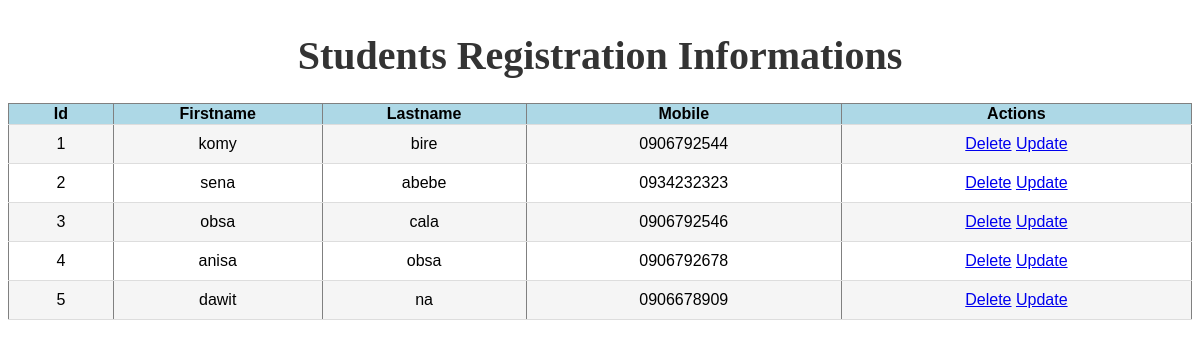
Screenshot of /process.php with the database file from the repository.
### tables this page shows
CREATE TABLE `students` (
  `id` int(11) NOT NULL,
  `firstname` varchar(50) DEFAULT NULL,
  `lastname` varchar(50) DEFAULT NULL,
  `mobile` varchar(50) DEFAULT NULL
);

### process.php (the view, shortened to what this page needs)
</head>
<body>
<h1>Students Registration Informations</h1>
</body>
</html>
<?php
$servername = "localhost";
$username = "root";
$password = "";
$dbname = "school_db";
$conn = new mysqli($servername, $username, $password, $dbname);
$sql = "SELECT * FROM students";
$result = $conn->query($sql);
if ($result->num_rows > 0) {
    echo "<table border='1'>";
    echo "<tr>";
    while ($row = $result->fetch_assoc()) {
        foreach ($row as $key => $value) {
            echo "<th>" . ucfirst($key) . "</th>";
        }
        echo "<th>Actions</th>";
        echo "</tr>";
        break;
    }
    $result->data_seek(0);
    while ($row = $result->fetch_assoc()) {
        echo "<tr>";
        foreach ($row as $value) {
            echo "<td>".$value."</td>";
        }
        echo "<td><a href='delete.php?id=" . $row['id'] . "'>Delete</a>
        <a href='update.php?id=" . $row['id'] . "'>Update</a></td>";
        echo "</tr>";
    }
    echo "</table>";
} else {
    echo "No data found in the database.";
}
?>

### process.php (style rules this page uses)
table { width: 100%; border-collapse: collapse; font-family: Arial, sans-serif; }
table,th,td { text-align:center; }
th { background-color:lightblue; }
tbody tr { border-bottom: 1px solid #ddd; }
tbody td { padding: 10px 15px; }
tbody tr:nth-of-type(even) { background-color: #f5f5f5; }
h1 { text-align: center; color: #333; font-size: 2.5rem; margin-top: 2rem; margin-bottom: 1.5rem; }
body { text-align:center; }

### rows the page displays
students: key "Id", key "Firstname", key "Lastname", key "Mobile", id "1", firstname "komy", lastname "bire", mobile "0906792544"
students: id "2", firstname "sena", lastname "abebe", mobile "0934232323"
students: id "3", firstname "obsa", lastname "cala", mobile "0906792546"
students: id "4", firstname "anisa", lastname "obsa", mobile "0906792678"
students: id "5", firstname "dawit", lastname "na", mobile "0906678909"
